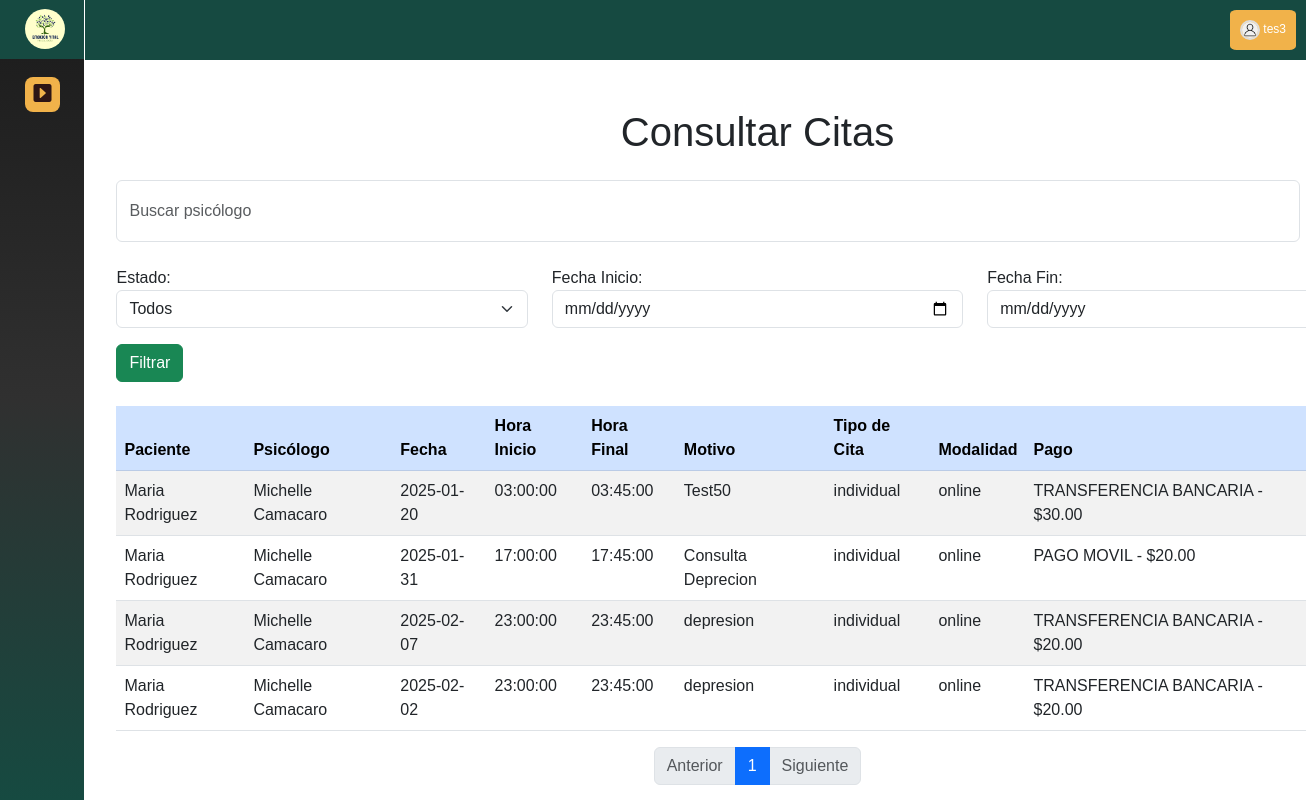
Before: /app/vistas/consultar_cita_paciente.php (signed in) with the older database file.
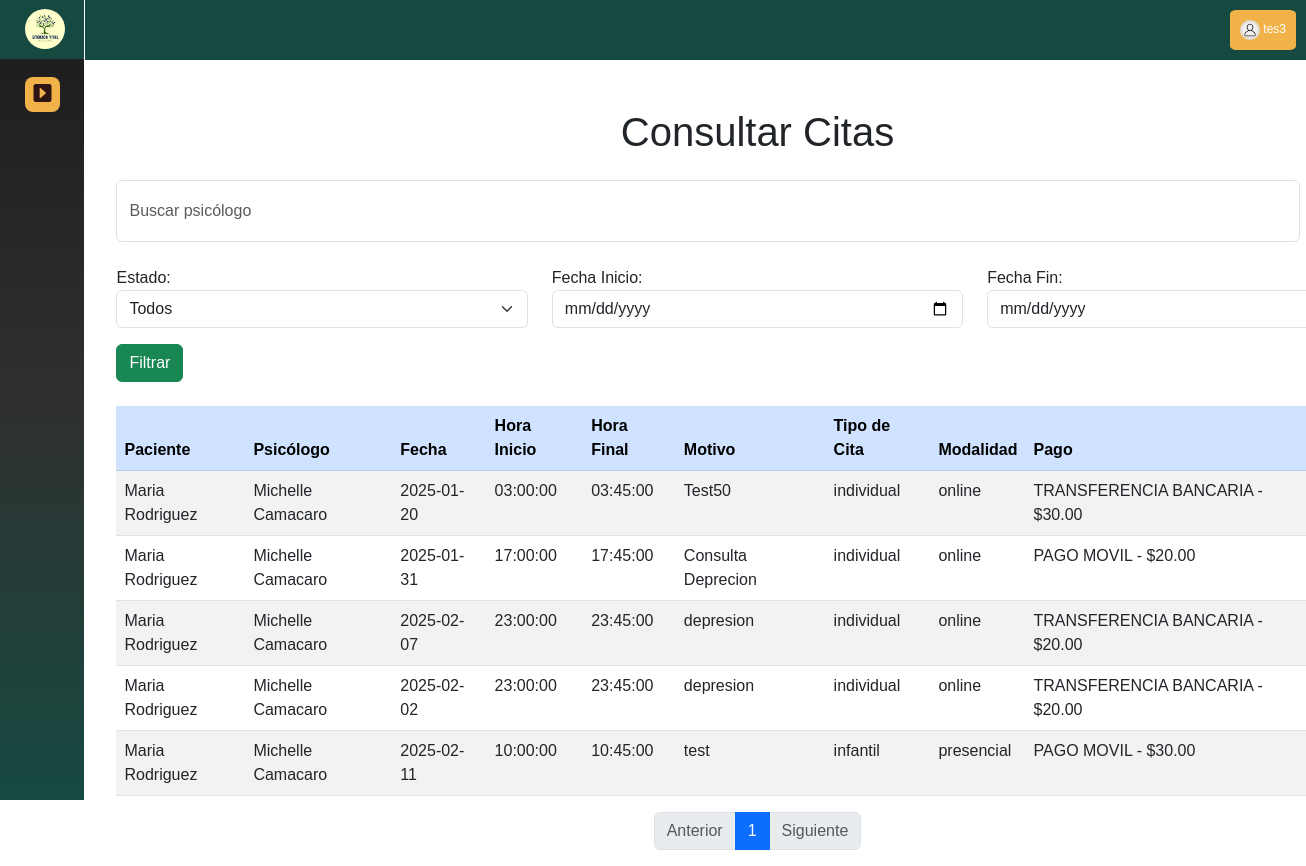
After: the same page with the newer database file.
### tables this page shows
CREATE TABLE `agenda` (
  `id_agenda` int(11) NOT NULL,
  `fecha` date NOT NULL,
  `hora_inicio` time NOT NULL,
  `hora_final` time NOT NULL,
  `contador_cita` int(11) DEFAULT NULL,
  `id_paciente` int(11) DEFAULT NULL,
  `status` enum('Pendiente','Confirmada','Completada','Cancelada','Reprogramada') NOT NULL,
  `link_meet` varchar(255) DEFAULT NULL
);

CREATE TABLE `usuario` (
  `id_usuario` int(11) NOT NULL,
  `usuario` varchar(50) NOT NULL,
  `tipo_doc` enum('V','E','J','P') NOT NULL,
  `num_doc` varchar(12) NOT NULL,
  `correo` varchar(70) NOT NULL,
  `contraseña` varchar(34) NOT NULL,
  `nombre1` varchar(150) NOT NULL,
  `nombre2` varchar(150) DEFAULT NULL,
  `apellido1` varchar(150) NOT NULL,
  `apellido2` varchar(150) DEFAULT NULL,
  `foto` blob DEFAULT NULL,
  `fecha_nac` date NOT NULL,
  `telefono` varchar(15) NOT NULL,
  `sexo` enum('Masculino','Femenino') NOT NULL,
  `pregunta_s1` enum('NOMBRE DE MI MADRE','NOMBRE DE MI MASCOTA','NOMBRE DE MI PRIMER COLEGIO','NOMBRE DE MI PRIMER TRABAJO','NOMBRE DE MI PADRE') NOT NULL,
  `respuesta_1` varchar(150) NOT NULL,
  `pregunta_s2` enum('NOMBRE DE MI HERMANO MAYOR','DONDE NACIO SU MADRE','NOMBRE DE MEJOR AMIGO DE LA INFANCIA','PELICULA FAVORITA','SEGUNDO APELLIDO DE MI MADRE') NOT NULL,
  `respuesta_2` varchar(150) NOT NULL,
  `status` enum('activo','inactivo') NOT NULL
);

CREATE TABLE `cita` (
  `id_cita` int(11) NOT NULL,
  `id_agenda` int(11) NOT NULL,
  `id_psicologo` int(11) NOT NULL,
  `id_paciente` int(11) NOT NULL,
  `id_tipo_cita` int(10) NOT NULL,
  `fecha` datetime NOT NULL,
  `motivo` varchar(200) NOT NULL
);

CREATE TABLE `tipo_cita` (
  `id_tipo_cita` int(10) NOT NULL,
  `tipo_cita` enum('infantil','individual','pareja','adolescente') NOT NULL,
  `modalidad` enum('online','presencial','','') NOT NULL
);

CREATE TABLE `pago_cita` (
  `id_pago_cita` int(11) NOT NULL,
  `id_cita` int(10) NOT NULL,
  `tipo_pago` enum('TRANSFERENCIA BANCARIA','PAGO MOVIL','EFECTIVO $') DEFAULT NULL,
  `monto` float NOT NULL,
  `fecha_pago` date NOT NULL,
  `referencia_bancaria` int(11) NOT NULL
);

### app/controladores/validar_consultar_cita_paciente.php (called while the page is built, shortened)
<?php
include_once('../../config/conexion.php');
$params = [];
$nombreUsuario = $_SESSION['usuario'];
$stmt = $conn->prepare("SELECT id_usuario FROM usuario WHERE usuario = :usuario");
$stmt->execute([':usuario' => $nombreUsuario]);
$usuario = $stmt->fetch(PDO::FETCH_ASSOC);
$id_usuario = $usuario['id_usuario'];
$query = "
    SELECT a.id_agenda, a.fecha, a.hora_inicio, a.hora_final, a.status,
           c.id_cita, c.motivo, c.fecha AS fecha_cita,
           u.nombre1 AS nombre_paciente, u.apellido1 AS apellido_paciente,
           adm.nombre1 AS nombre_psicologo, adm.apellido1 AS apellido_psicologo,
           pc.tipo_pago, pc.monto, pc.referencia_bancaria,
           t.tipo_cita, t.modalidad
    FROM agenda a
    JOIN cita c ON a.id_agenda = c.id_agenda
    JOIN paciente p ON a.id_paciente = p.id_paciente
    JOIN usuario u ON p.id_usuario = u.id_usuario
    JOIN psicologo ps ON c.id_psicologo = ps.id_psicologo
    JOIN administrativo adm ON ps.id_administrativo = adm.id_administrativo
    JOIN pago_cita pc ON c.id_cita = pc.id_cita
    JOIN tipo_cita t ON c.id_tipo_cita = t.id_tipo_cita
    WHERE u.id_usuario = :id_usuario";
$params[':id_usuario'] = $id_usuario;
try {
    $stmt = $conn->prepare($query);
    foreach ($params as $key => $value) {
        $stmt->bindValue($key, $value);
    }
    $stmt->execute();
    $result = $stmt->fetchAll(PDO::FETCH_ASSOC);
} catch (PDOException $e) {
    die("Error en la consulta: " . $e->getMessage());
}
$page = isset($_GET['page']) ? (int)$_GET['page'] : 1;
$limit = 10;
$offset = ($page - 1) * $limit;
$query .= " LIMIT :limit OFFSET :offset";
$count_query = "SELECT COUNT(*) as total FROM (" . substr($query, 0, strpos($query, 'LIMIT')) . ") as total_count";
$count_stmt = $conn->prepare($count_query);
foreach ($params as $key => $value) {
    $count_stmt->bindValue($key, $value);
}
$count_stmt->execute();
$total_rows = $count_stmt->fetch(PDO::FETCH_ASSOC)['total'];
$total_pages = ceil($total_rows / $limit);
$stmt = $conn->prepare($query);
$stmt->bindValue(':limit', (int)$limit, PDO::PARAM_INT);
$stmt->bindValue(':offset', (int)$offset, PDO::PARAM_INT);
foreach ($params as $key => $value) {
    $stmt->bindValue($key, $value);
}
$stmt->execute();
$result = $stmt->fetchAll(PDO::FETCH_ASSOC);

### app/vistas/consultar_cita_paciente.php (the view, shortened to what this page needs)
<?php
include_once('../controladores/validar_consultar_cita_paciente.php');
$nombreUsuario = $_SESSION['usuario'];
$stmt = $conn->prepare("SELECT foto FROM usuario WHERE usuario = :usuario");
$stmt->execute([':usuario' => $nombreUsuario]);
$usuario = $stmt->fetch(PDO::FETCH_ASSOC);
?>
<!DOCTYPE html>
<html lang="es">
<head>
    <link href="https://cdn.jsdelivr.net/npm/bootstrap@5.3.0-alpha3/dist/css/bootstrap.min.css" rel="stylesheet">
    <link rel="stylesheet" href="https://cdnjs.cloudflare.com/ajax/libs/bootstrap-icons/1.10.5/font/bootstrap-icons.min.css">
    <link rel="stylesheet" href="css/consultar_cita.css">
    <link rel="stylesheet" href="css/sidebarandheader.css">
</head>
<body>
    <?php include 'includes/header.php'; ?>
    <?php include 'includes/sidebar.php'; ?>
    <div class="container mt-5">
        <h1 class="text-center mb-4">Consultar Citas</h1>
        <form method="GET" action="consultar_cita.php" class="d-flex justify-content-between mb-4">
            <input type="text" name="search" class="form-control me-2" placeholder="Buscar psicólogo" value="<?= htmlspecialchars($_GET['search'] ?? '') ?>">
        </form>
        <form method="GET" action="consultar_cita.php" class="mb-4">
            <div class="row">
                <div class="col">
                    <label for="status">Estado:</label>
                    <select name="status" id="status" class="form-select">
                        <option value="">Todos</option>
                    </select>
                </div>
                <div class="col">
                    <label for="fecha_inicio">Fecha Inicio:</label>
                    <input type="date" name="fecha_inicio" id="fecha_inicio" class="form-control" value="<?= htmlspecialchars($_GET['fecha_inicio'] ?? '') ?>">
                </div>
                <div class="col">
                    <label for="fecha_fin">Fecha Fin:</label>
                    <input type="date" name="fecha_fin" id="fecha_fin" class="form-control" value="<?= htmlspecialchars($_GET['fecha_fin'] ?? '') ?>">
                </div>
            </div>
            <button type="submit" class="btn btn-success mt-3">Filtrar</button>
        </form>
        <table class="table table-striped table-hover">
            <thead class="table-primary">
                <tr>
                    <th>Paciente</th>
                    <th>Psicólogo</th>
                    <th>Fecha</th>
                    <th>Hora Inicio</th>
                    <th>Hora Final</th>
                    <th>Motivo</th>
                    <th>Tipo de Cita</th>
                    <th>Modalidad</th>
                    <th>Pago</th>
                </tr>
            </thead>
            <tbody>
                <?php if (!empty($result)): ?>
                    <?php foreach ($result as $row): ?>
                        <tr>
                            <td><?= htmlspecialchars($row['nombre_paciente'] . ' ' . $row['apellido_paciente']) ?></td>
                            <td><?= htmlspecialchars($row['nombre_psicologo'] . ' ' . $row['apellido_psicologo']) ?></td>
                            <td><?= htmlspecialchars($row['fecha']) ?></td>
                            <td><?= htmlspecialchars($row['hora_inicio']) ?></td>
                            <td><?= htmlspecialchars($row['hora_final']) ?></td>
                            <td><?= htmlspecialchars($row['motivo']) ?></td>
                            <td><?= htmlspecialchars($row['tipo_cita']) ?></td>
                            <td><?= htmlspecialchars($row['modalidad']) ?></td>
                            <td><?= htmlspecialchars($row['tipo_pago']) . ' - $' . number_format($row['monto'], 2) ?></td>
                        </tr>
                    <?php endforeach; ?>
                <?php else: ?>
                    <tr>
                        <td colspan="11" class="text-center text-muted">No se encontraron citas con los filtros seleccionados.</td>
                    </tr>
                <?php endif; ?>
            </tbody>
        </table>
        <nav aria-label="Page navigation">
            <ul class="pagination justify-content-center">
                <li class="page-item <?= ($page == 1) ? 'disabled' : '' ?>">
                    <a class="page-link" href="?page=<?= $page - 1 ?>">Anterior</a>
                </li>
                <?php for ($i = 1; $i <= $total_pages; $i++): ?>
                    <li class="page-item <?= ($i == $page) ? 'active' : '' ?>">
                        <a class="page-link" href="?page=<?= $i ?>"><?= $i ?></a>
                    </li>
                <?php endfor; ?>
                <li class="page-item <?= ($page == $total_pages) ? 'disabled' : '' ?>">
                    <a class="page-link" href="?page=<?= $page + 1 ?>">Siguiente</a>
                </li>
            </ul>
        </nav>
    </div>
</body>
</html>

### app/vistas/includes/header.php (shortened to what this page needs)
<!DOCTYPE html>
<html lang="es">
<head>
</head>
<body>
    <header class="header">
        <div class="dropdown">
            <button class="dropbtn">
                <?php if (!empty($usuario['foto'])): ?>
                    <img class="patient-photo" alt="Foto del usuario" />
                <?php else: ?>
                    <img src="files/avatar.png" class="patient-photo" alt="Avatar por defecto" />
                <?php endif; ?>
                <?php echo htmlspecialchars($nombreUsuario); ?>
            </button>
        </div>
    </header>
</body>
</html>

### app/vistas/includes/sidebar.php (shortened to what this page needs)
<aside class="sidebar collapsed">
    <header class="sidebar-header">
        <a href="<?php echo ($_SESSION['tipo_usuario'] === 'paciente') ? 'agendar_cita.php' : 'dashboard.php'; ?>" class="header-logo">
            <img src="files/logo.png" alt="Psicologia">
        </a>
        <button class="toggler sidebar-toggler">
            <i class="bi bi-caret-right-square-fill"></i>
        </button>
    </header>
</aside>

### app/vistas/css/consultar_cita.css (style rules this page uses)
.container { display: flex; flex-direction: column; max-width: 1700px; margin-left: 8%; }
.d-flex { display: flex; justify-content: space-between; margin-left: 0; }

### app/vistas/css/sidebarandheader.css (style rules this page uses)
* { margin: 0; padding: 0; box-sizing: border-box; font-family: "Poppins", sans-serif; }
.sidebar { position: fixed; top: 0; left: 0; bottom: 0; width: 270px; background: linear-gradient(#1b1b1b, #303030, #164a41); transition: all 0.4s ease; border-right: 1px solid white; z-index: 1000; height: 100vh !important; }
.sidebar.collapsed { width: 85px; }
.sidebar .sidebar-header { background-color: #164a41; display: flex; position: relative; padding: 25px 20px; align-items: center; justify-content: space-between; margin-top: -1px; }
.sidebar-header .header-logo img { width: 40px; height: 40px; display: block; object-fit: contain; border-radius: 50%; }
.sidebar-header .toggler { height: 35px; width: 35px; color: #2d1515; border: none; cursor: pointer; display: flex; background: #f1b24a; align-items: center; justify-content: center; border-radius: 8px; transition: 0.4s ease; }
.sidebar-header .sidebar-toggler { position: absolute; right: 20px; }
.sidebar.collapsed .sidebar-header .toggler { transform: translate(-4px, 65px); }
header { background-color: #164a41; color: white; height: 60px; padding: 20px; z-index: 999; }
.patient-photo { width: 20px; height: 20px; border-radius: 50%; object-fit: cover; border: 2px solid #ddd; }
.dropbtn { background-color: #f1b24a; color: white; padding: 10px; font-size: 12px; border: white; cursor: pointer; border-radius: 10%; }
.dropdown { position: absolute; right: 10px; top: 10px; display: inline-block; }
@media (min-width: 1200px) { .sidebar { width: 270px; height: 100vh !important; } }
@media (min-width: 1200px) { .sidebar .sidebar-header { padding: 25px; } }
@media (min-width: 1200px) { header { padding: 20px; font-size: 18px; } }

Changed rows visible on the page:
added agenda: usuario.nombre1+apellido1 "Maria Rodriguez", administrativo.Nombre1+Apellido1 "Michelle Camacaro", fecha "2025-02-11", hora_inicio "10:00:00", hora_final "10:45:00", cita.motivo "test", tipo_cita.tipo_cita "infantil", tipo_cita.modalidad "presencial", pago_cita.tipo_pago "PAGO MOVIL", pago_cita.monto "30.00"
